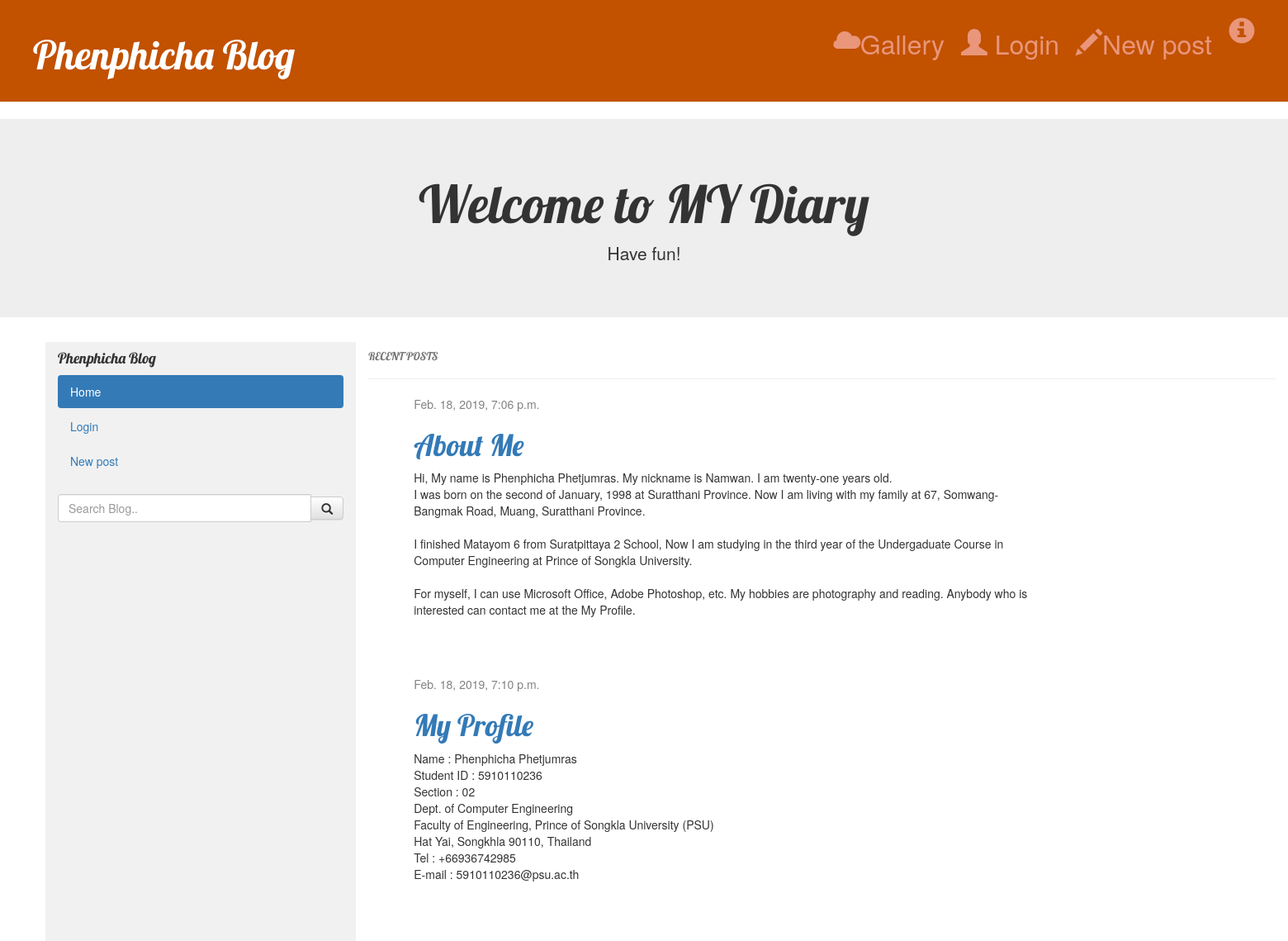
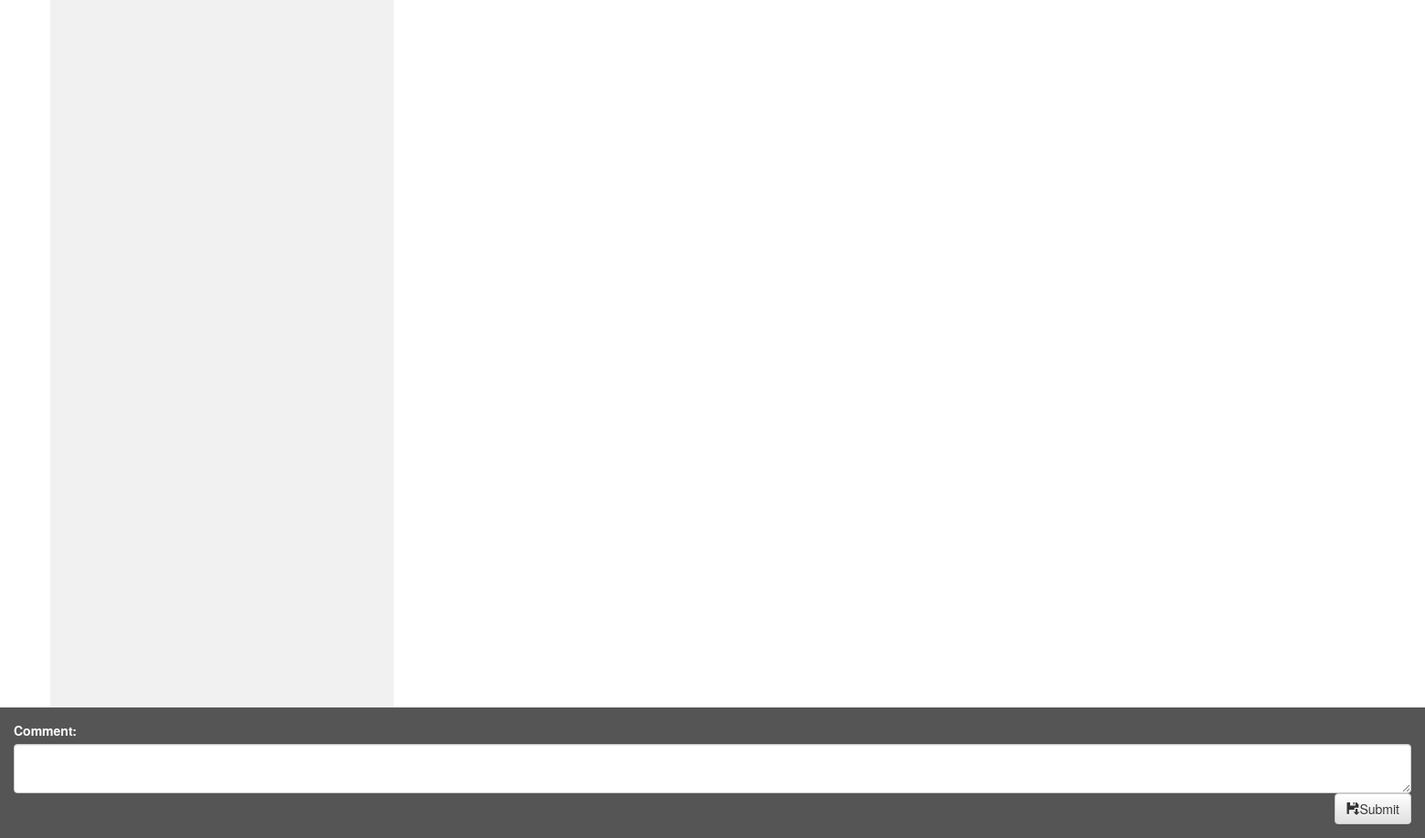
The page / on the database its author committed (2 pictures, top to bottom).
### blog/models.py (models this page shows, shortened)
class Post(models.Model):
    author = models.ForeignKey(settings.AUTH_USER_MODEL, on_delete=models.CASCADE)
    title = models.CharField(max_length=200)
    text = models.TextField()
    created_date = models.DateTimeField(default=timezone.now)
    published_date = models.DateTimeField(blank=True, null=True)

### blog/views.py (the view)
# urls.py: path('', views.post_list, name='post_list'),
def post_list(request):
    posts = Post.objects.filter(published_date__lte=timezone.now()).order_by('published_date')
    return render(request, 'blog/post_list.html', {'posts': posts})

### blog/templates/blog/post_list.html
{% extends 'blog/base.html' %}
{% block content %}
    {% for post in posts %}
        <div class="post">
            <div class="date">
                {{ post.published_date }}
            </div>
            <h1><a href="{% url 'post_detail' pk=post.pk %}">{{ post.title }}</a></h1>
            <p>{{ post.text|linebreaksbr }}</p>
        </div>
    {% endfor %}
{% endblock %}

### blog/templates/blog/base.html (shortened to what this page needs)
{% load static %}
<html>
    <head>
        <link rel="stylesheet" href="//maxcdn.bootstrapcdn.com/bootstrap/3.2.0/css/bootstrap.min.css">
        <link rel="stylesheet" href="//maxcdn.bootstrapcdn.com/bootstrap/3.2.0/css/bootstrap-theme.min.css">
        <link rel="stylesheet" href="{% static 'css/blog.css' %}">
    </head>
    <body>
        <div class="page-header">
            <div  <a data-toggle="tooltip" title="phenphicha phetjumras 5910110236">
            <a  class="top-menu"><span class="glyphicon glyphicon-info-sign"></span></a></div>
            <div <a data-toggle="tooltip" title="New post"></a>
            <p><a href="{% url 'post_new' %}" class="top-menu"><span class="glyphicon glyphicon-pencil"></span>New post</a> </div></p>
            <p><a href="/admin" data-toggle="tooltip" title="Login" class="top-menu"><span class="glyphicon glyphicon-user"></span> Login </a></p>
            <p><a href="{% url 'gal_list' %}" class="top-menu"><span class="glyphicon glyphicon-cloud"></span>Gallery</a></p>
            <h1><a data-toggle="tooltip" title="phenphicha Blog" href="/">Phenphicha Blog</a></h1>
          </div>
        <div class="jumbotron text-center">
            <h1>Welcome to MY Diary</h1>
            <p>Have fun!</p>
      </div>
       <div class="container-fluid">
                <div class="row content">
                  <div class="col-sm-3 sidenav">
                    <h4>Phenphicha Blog</h4>
                    <ul class="nav nav-pills nav-stacked">
                      <li class="active"><a href="/">Home</a></li>
                      <li><a href="/admin">Login</a></li>
                      <li><a href="{% url 'post_new' %}">New post</a></li>
                     </ul>
                     <br>
                    <div class="input-group">
                      <input type="text" class="form-control" placeholder="Search Blog..">
                      <span class="input-group-btn">
                        <button class="btn btn-default" type="button">
                          <span class="glyphicon glyphicon-search"></span>
                        </button>
                      </span>
                    </div>
                  </div>
                  <div class="col-sm-9">
                    <h4><small>RECENT POSTS</small></h4>
                    <hr>
                    <div class="content container">
                            <div class="row" >
                                <div class="col-md-8">
                                    {% block content %}
                                    {% endblock %}
                                </div>
                             </div>
                     </div>
                  </div>
                </div>
        </div>
        <footer class="container-fluid">
                <form>
                <div class="form-group">
                  <label for="comment">Comment:</label>
                  <textarea class="form-control" rows="2" id="comment"></textarea>
                  <a href="#">  <button type="submit" class="save btn btn-default"> <span class="glyphicon glyphicon-floppy-save"></span>Submit</button> </a>
                </div>
              </form>
              </footer>
    </body>
</html>

### blog/static/css/blog.css (style rules this page uses)
.page-header { background-color: #C25100; margin-top: 0; padding: 20px 20px 20px 40px; }
.page-header h1, .page-header h1 a, .page-header h1 a:visited, .page-header h1 a:active { color: #ffffff; font-size: 36pt; text-decoration: none; }
.content { margin-left: 40px; }
h1, h2, h3, h4 { font-family: 'Lobster', cursive; }
.date { color: #828282; }
.save { float: right; }
.top-menu, .top-menu:hover, .top-menu:visited { color: #E9967A; float: right; font-size: 24pt; margin-right: 20px; }
.post { margin-bottom: 70px; }

### blog/templates/blog/base.html (style rules this page uses)
.row.content { height: 1500px }
.sidenav { background-color: #f1f1f1; height: 100%; }
footer { background-color: #555; color: white; padding: 15px; }

### rows shown on the page
Post: published_date "Feb. 18, 2019, 7:06 p.m.", title "About Me", text "Hi, My name is Phenphicha Phetjumras. My nickname is Namwan. I am twenty-one years old. I was born on the second of January, 1998 at Suratthani Province. Now I am living with my family at 67, Somwang-Bangmak Road, Muang, Suratthani Province. I finished Matayom 6 from Suratpittaya 2 School, Now I am studying in the third year of the Undergaduate Course in Computer Engineering at Prince of Songkla University. For myself, I can use Microsoft Office, Adobe Photoshop, etc. My hobbies are photography and reading. Anybody who is interested can contact me at the My Profile."
Post: published_date "Feb. 18, 2019, 7:10 p.m.", title "My Profile", text "Name : Phenphicha Phetjumras Student ID : 5910110236 Section : 02 Dept. of Computer Engineering Faculty of Engineering, Prince of Songkla University (PSU) Hat Yai, Songkhla 90110, Thailand Tel : +66936742985 E-mail : 5910110236@psu.ac.th"
